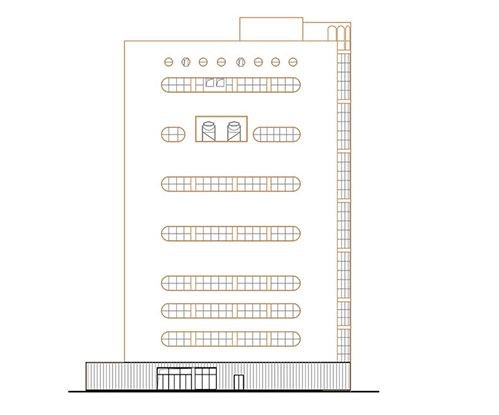
#> input picture sift/img_gd/021.jpg, 499 x 415 px, found by its file name
$ python sift.py
#> lines starting #> are read from the running program, lines starting #| are printed output that depends on the picture

def img_similarity():
    import cv2 as cv
    import os
    curr_folder = os.getcwd()
    sub_folder = os.path.join(curr_folder, 'sift')
    path_1 = os.path.join(sub_folder, 'img_gd','021.jpg')
    path_2 = os.path.join(sub_folder, 'img_gd','022.jpg')


    img_1 = cv.imread(path_1)
#> img_1 is the input picture: shape (415, 499, 3); mean B, G, R 246.4, 247.7, 248.3
    img_2 = cv.imread(path_2)
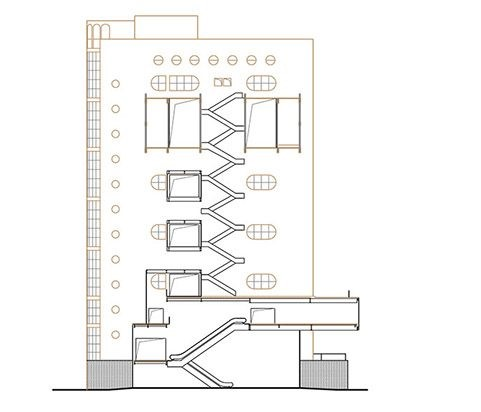
#> input picture sift/img_gd/022.jpg, 481 x 412 px, found by its file name
#> img_2 is the input picture: shape (412, 481, 3); mean B, G, R 244.7, 245.7, 246.1

    sift = cv.SIFT.create()

    # 特征点提取与描述子生成
    kp1, des1 = sift.detectAndCompute(img_1,None)
#> kp1 = 821 keypoints; strongest (x, y, size): (87, 391, 2.6), (168, 391, 2.9), (157, 391, 2.9), (239, 391, 2.7)
    kp2, des2 = sift.detectAndCompute(img_2,None)
#> kp2 = 438 keypoints; strongest (x, y, size): (358, 299, 1.9), (358, 329, 2), (210, 388, 1.9), (133, 388, 1.9)

    # 暴力匹配
    bf = cv.DescriptorMatcher_create(cv.DescriptorMatcher_BRUTEFORCE)
    matches = bf.knnMatch(des1,des2, k=2)
#> matches = 821 matches

    good_matches = [m for m, n in matches if m.distance < 0.75 * n.distance]
#> good_matches = 54 matches

    good_match_ratio = len(good_matches) / len(matches)
#> good_match_ratio = 0.0658
    print(len(good_matches))
#| 54
    print(len(matches))
#| 821

    # 打印相似度结果

    print(f"Good Match Ratio: {good_match_ratio * 100:.2f}%")
#| Good Match Ratio: 6.58%

    img_matches = cv.drawMatches(img_1, kp1, img_2, kp2, good_matches, None, flags=cv.DrawMatchesFlags_NOT_DRAW_SINGLE_POINTS)
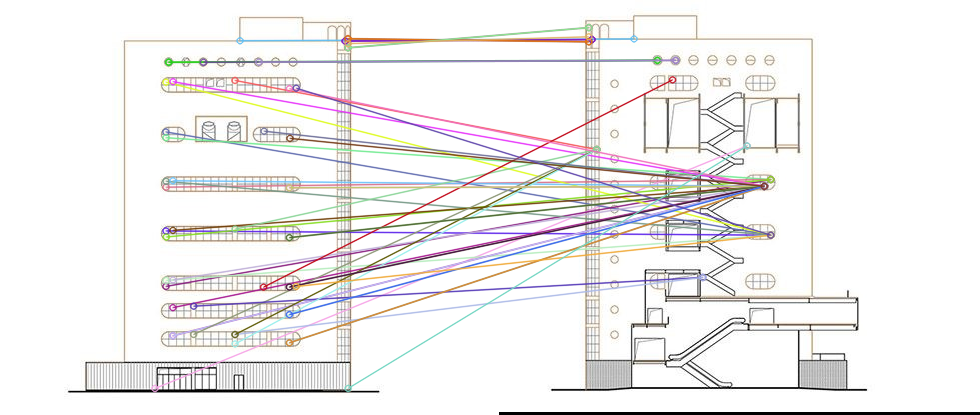
#> img_matches: shape (415, 980, 3); mean B, G, R 238, 238.4, 240.1

    # 显示匹配的结果
    cv.imshow("Good Matches", img_matches)
    cv.waitKey(0)
    cv.destroyAllWindows()


img_similarity()
